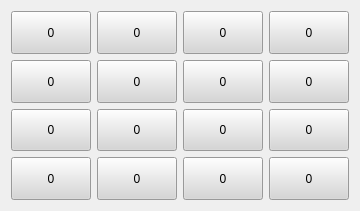
   <widget class="QWidget" name="layoutWidget_4">
    <property name="geometry">
     <rect>
      <x>730</x>
      <y>110</y>
      <width>238</width>
      <height>211</height>
     </rect>
    </property>
    <property name="sizePolicy">
     <sizepolicy hsizetype="Preferred" vsizetype="Minimum">
      <horstretch>0</horstretch>
      <verstretch>0</verstretch>
     </sizepolicy>
    </property>
    <layout class="QGridLayout" name="gridLayout_5">
     <item row="0" column="0">
      <widget class="QPushButton" name="reqButton_03">
       <property name="sizePolicy">
        <sizepolicy hsizetype="Minimum" vsizetype="Minimum">
         <horstretch>0</horstretch>
         <verstretch>0</verstretch>
        </sizepolicy>
       </property>
       <property name="styleSheet">
        <string notr="true">background-color: rgb(214, 214, 214);</string>
       </property>
       <property name="text">
        <string>0</string>
       </property>
      </widget>
     </item>
     <item row="0" column="1">
      <widget class="QPushButton" name="reqButton_02">
       <property name="sizePolicy">
        <sizepolicy hsizetype="Minimum" vsizetype="Minimum">
         <horstretch>0</horstretch>
         <verstretch>0</verstretch>
        </sizepolicy>
       </property>
       <property name="styleSheet">
        <string notr="true">background-color: rgb(214, 214, 214);</string>
       </property>
       <property name="text">
        <string>0</string>
       </property>
      </widget>
     </item>
     <item row="0" column="2">
      <widget class="QPushButton" name="reqButton_01">
       <property name="sizePolicy">
        <sizepolicy hsizetype="Minimum" vsizetype="Minimum">
         <horstretch>0</horstretch>
         <verstretch>0</verstretch>
        </sizepolicy>
       </property>
       <property name="styleSheet">
        <string notr="true">background-color: rgb(214, 214, 214);</string>
       </property>
       <property name="text">
        <string>0</string>
       </property>
      </widget>
     </item>
     <item row="0" column="3">
      <widget class="QPushButton" name="reqButton_00">
       <property name="sizePolicy">
        <sizepolicy hsizetype="Minimum" vsizetype="Minimum">
         <horstretch>0</horstretch>
         <verstretch>0</verstretch>
        </sizepolicy>
       </property>
       <property name="styleSheet">
        <string notr="true">background-color: rgb(214, 214, 214);</string>
       </property>
       <property name="text">
        <string>0</string>
       </property>
      </widget>
     </item>
     <item row="1" column="0">
      <widget class="QPushButton" name="reqButton_13">
       <property name="sizePolicy">
        <sizepolicy hsizetype="Minimum" vsizetype="Minimum">
         <horstretch>0</horstretch>
         <verstretch>0</verstretch>
        </sizepolicy>
       </property>
       <property name="styleSheet">
        <string notr="true">background-color: rgb(214, 214, 214);</string>
       </property>
       <property name="text">
        <string>0</string>
       </property>
      </widget>
     </item>
     <item row="1" column="1">
      <widget class="QPushButton" name="reqButton_12">
       <property name="sizePolicy">
        <sizepolicy hsizetype="Minimum" vsizetype="Minimum">
         <horstretch>0</horstretch>
         <verstretch>0</verstretch>
        </sizepolicy>
       </property>
       <property name="styleSheet">
        <string notr="true">background-color: rgb(214, 214, 214);</string>
       </property>
       <property name="text">
        <string>0</string>
       </property>
      </widget>
     </item>
     <item row="1" column="2">
      <widget class="QPushButton" name="reqButton_11">
       <property name="sizePolicy">
        <sizepolicy hsizetype="Minimum" vsizetype="Minimum">
         <horstretch>0</horstretch>
         <verstretch>0</verstretch>
        </sizepolicy>
       </property>
       <property name="styleSheet">
        <string notr="true">background-color: rgb(214, 214, 214);</string>
       </property>
       <property name="text">
        <string>0</string>
       </property>
      </widget>
     </item>
     <item row="1" column="3">
      <widget class="QPushButton" name="reqButton_10">
       <property name="sizePolicy">
        <sizepolicy hsizetype="Minimum" vsizetype="Minimum">
         <horstretch>0</horstretch>
         <verstretch>0</verstretch>
        </sizepolicy>
       </property>
       <property name="styleSheet">
        <string notr="true">background-color: rgb(214, 214, 214);</string>
       </property>
       <property name="text">
        <string>0</string>
       </property>
      </widget>
     </item>
     <item row="2" column="0">
      <widget class="QPushButton" name="reqButton_23">
       <property name="sizePolicy">
        <sizepolicy hsizetype="Minimum" vsizetype="Minimum">
         <horstretch>0</horstretch>
         <verstretch>0</verstretch>
        </sizepolicy>
       </property>
       <property name="styleSheet">
        <string notr="true">background-color: rgb(214, 214, 214);</string>
       </property>
       <property name="text">
        <string>0</string>
       </property>
      </widget>
     </item>
     <item row="2" column="1">
      <widget class="QPushButton" name="reqButton_22">
       <property name="sizePolicy">
        <sizepolicy hsizetype="Minimum" vsizetype="Minimum">
         <horstretch>0</horstretch>
         <verstretch>0</verstretch>
        </sizepolicy>
       </property>
       <property name="styleSheet">
        <string notr="true">background-color: rgb(214, 214, 214);</string>
       </property>
       <property name="text">
        <string>0</string>
       </property>
      </widget>
     </item>
     <item row="2" column="2">
      <widget class="QPushButton" name="reqButton_21">
       <property name="sizePolicy">
        <sizepolicy hsizetype="Minimum" vsizetype="Minimum">
         <horstretch>0</horstretch>
         <verstretch>0</verstretch>
        </sizepolicy>
       </property>
       <property name="styleSheet">
        <string notr="true">background-color: rgb(214, 214, 214);</string>
       </property>
       <property name="text">
        <string>0</string>
       </property>
      </widget>
     </item>
     <item row="2" column="3">
      <widget class="QPushButton" name="reqButton_20">
       <property name="sizePolicy">
        <sizepolicy hsizetype="Minimum" vsizetype="Minimum">
         <horstretch>0</horstretch>
         <verstretch>0</verstretch>
        </sizepolicy>
       </property>
       <property name="styleSheet">
        <string notr="true">background-color: rgb(214, 214, 214);</string>
       </property>
       <property name="text">
        <string>0</string>
       </property>
      </widget>
     </item>
     <item row="3" column="0">
      <widget class="QPushButton" name="reqButton_33">
       <property name="sizePolicy">
        <sizepolicy hsizetype="Minimum" vsizetype="Minimum">
         <horstretch>0</horstretch>
         <verstretch>0</verstretch>
        </sizepolicy>
       </property>
       <property name="styleSheet">
        <string notr="true">background-color: rgb(214, 214, 214);</string>
       </property>
       <property name="text">
        <string>0</string>
       </property>
      </widget>
     </item>
     <item row="3" column="1">
      <widget class="QPushButton" name="reqButton_32">
       <property name="sizePolicy">
        <sizepolicy hsizetype="Minimum" vsizetype="Minimum">
         <horstretch>0</horstretch>
         <verstretch>0</verstretch>
        </sizepolicy>
       </property>
       <property name="styleSheet">
        <string notr="true">background-color: rgb(214, 214, 214);</string>
       </property>
       <property name="text">
        <string>0</string>
       </property>
      </widget>
     </item>
     <item row="3" column="2">
      <widget class="QPushButton" name="reqButton_31">
       <property name="sizePolicy">
        <sizepolicy hsizetype="Minimum" vsizetype="Minimum">
         <horstretch>0</horstretch>
         <verstretch>0</verstretch>
        </sizepolicy>
       </property>
       <property name="styleSheet">
        <string notr="true">background-color: rgb(214, 214, 214);</string>
       </property>
       <property name="text">
        <string>0</string>
       </property>
      </widget>
     </item>
     <item row="3" column="3">
      <widget class="QPushButton" name="reqButton_30">
       <property name="sizePolicy">
        <sizepolicy hsizetype="Minimum" vsizetype="Minimum">
         <horstretch>0</horstretch>
         <verstretch>0</verstretch>
        </sizepolicy>
       </property>
       <property name="styleSheet">
        <string notr="true">background-color: rgb(214, 214, 214);</string>
       </property>
       <property name="text">
        <string>0</string>
       </property>
      </widget>
     </item>
    </layout>
   </widget>
